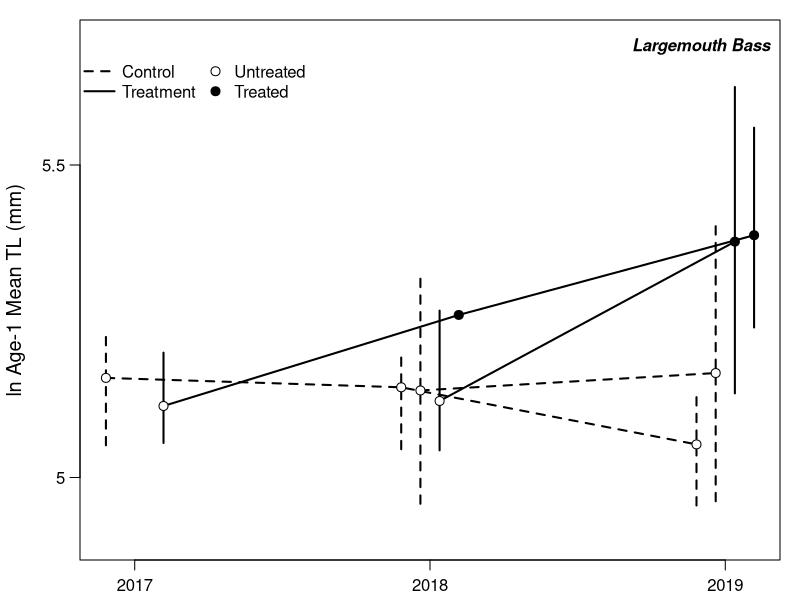

Generate this figure with R:

dat = read.csv("data/lmb_output.csv")
dat$new = ifelse(dat$lake %in% c("drummond3", "lm", "promise", "mark"), 1, 0)
dat$drop = ifelse(dat$lake %in% c("lee county lake", "barbour county lake", "washington county lake"), 1, 0)

dat$mla_1[is.na(dat$mla_1)] = 0       # add a 0 in place of NA for removal
dat = dat[dat$mla_1 != 0,]            # remove 0 in mla_1
unique(dat$mla_1)                     # 0's and NA's absent 
dat$mla_1 = log(dat$mla_1)

yvar = "mla_1"

datsub = dat[,c("year", "type", "times_treat", "size_class", "new", "drop", yvar)]

library(dplyr)

plot_dat_sml = datsub %>% filter(size_class == "small") %>%
  group_by(year, type, new, times_treat) %>%
  summarize(
    mn = mean(mla_1, na.rm = T),
    lwr = quantile(mla_1, 0.025, na.rm = T),
    upr = quantile(mla_1, 0.975, na.rm = T)
    ) %>% ungroup
plot_dat_big = datsub %>% filter(size_class == "big") %>%
  group_by(year, type, drop, times_treat) %>%
  summarize(
    mn = mean(mla_1, na.rm = T),
    lwr = quantile(mla_1, 0.025, na.rm = T),
    upr = quantile(mla_1, 0.975, na.rm = T)
    ) %>% ungroup

plot_dat_sml$year = as.numeric(plot_dat_sml$year)
plot_dat_big$year = as.numeric(plot_dat_big$year)



off_c1 = -0.0975
off_c2 = -0.0325
off_t2 = 0.0325
off_t1 = 0.0975
ppi = 600
png("writing/figures/lmb_mla_1_log_small.png", h = 3.5 * ppi, w = 4 * ppi, res = ppi)

# small lakes
par(mfrow = c(1,1), mar = c(0.5,1,0.5,1), oma = c(1.5,3,0.5,0), cex.axis = 1, cex.lab = 1.2, mgp = c(1,0.75,0))
plot(1,1, type = "n", xlim = c(2017,2019) + range(c(off_c1, off_c2, off_t1, off_t2)), ylim = c(4.9,5.7),
     xaxt = "n", yaxt = "n", las = 1, ylab = "")
usr = par("usr"); xdiff = usr[2] - usr[1]; ydiff = usr[4] - usr[3]
text(x = usr[2] - xdiff * 0, y = usr[4] - ydiff * 0.05, pos = 2, "Largemouth Bass", font = 4)

# controls (not new entries)
ind = c(1,3,7)
lines(mn ~ I(year + off_c1), data = plot_dat_sml[ind,], lwd = 2, lty = 2, type = "l")
with(plot_dat_sml[ind,], segments(I(year + off_c1), lwr, I(year + off_c1), upr, lty = 2, lwd = 2))
points(mn ~ I(year + off_c1), data = plot_dat_sml[ind,], pch = 21, bg = "white", cex = 1.2)

# treats (not new entries)
ind = c(2,6,10)
lines(mn ~ I(year + off_t1), data = plot_dat_sml[ind,], lwd = 2, type = "l")
with(plot_dat_sml[ind,], segments(I(year + off_t1), lwr, I(year + off_t1), upr, lwd = 2))
points(mn ~ I(year + off_t1), data = plot_dat_sml[ind,], pch = 21, bg = c("white", "black", "black"), cex = 1.2)

# controls (new entry 2018)
ind = c(4,8)
lines(mn ~ I(year + off_c2), data = plot_dat_sml[ind,], lwd = 2, lty = 2, type = "l")
with(plot_dat_sml[ind,], segments(I(year + off_c2), lwr, I(year + off_c2), upr, lty = 2, lwd = 2))
points(mn ~ I(year + off_c2), data = plot_dat_sml[ind,], pch = 21, bg = "white", cex = 1.2)

# treats (new entry 2018)
ind = c(5,9)
lines(mn ~ I(year + off_t2), data = plot_dat_sml[ind,], lwd = 2, type = "l")
with(plot_dat_sml[ind,], segments(I(year + off_t2), lwr, I(year + off_t2), upr, lwd = 2))
points(mn ~ I(year + off_t2), data = plot_dat_sml[ind,], pch = 21, bg = c("white", "black"), cex = 1.2)

legend(usr[1], usr[4] - 0.05, legend = c("Control", "Treatment", "Untreated", "Treated"), ncol = 2,
       pch = c(NA, NA, 21, 21), pt.cex = c(NA, NA, 1.2, 1.2), pt.bg = c(NA, NA, "white", "black"),
       bty = "n", lty = c(2,1,NA,NA), lwd = c(2,2,NA,NA), x.intersp = c(0.5, 0.5, 0.25, 0.25))

axis(side = 1, at = 2017:2019, labels = 2017:2019)
axis(side = 2, at = c(5, 5.5), labels = c(5, 5.5), las = 1)
mtext(side = 2, outer = T, "ln Age-1 Mean TL (mm)", line = 1.75, cex = 1.2) 
dev.off()


